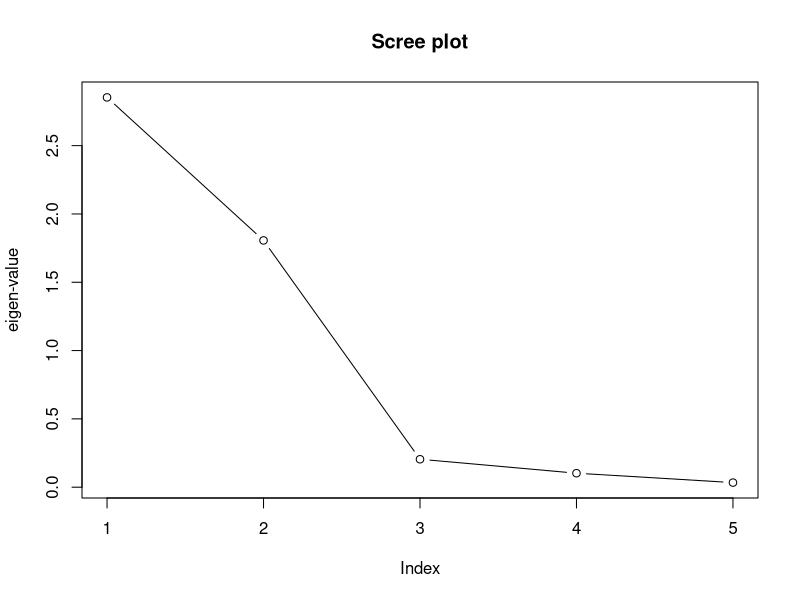
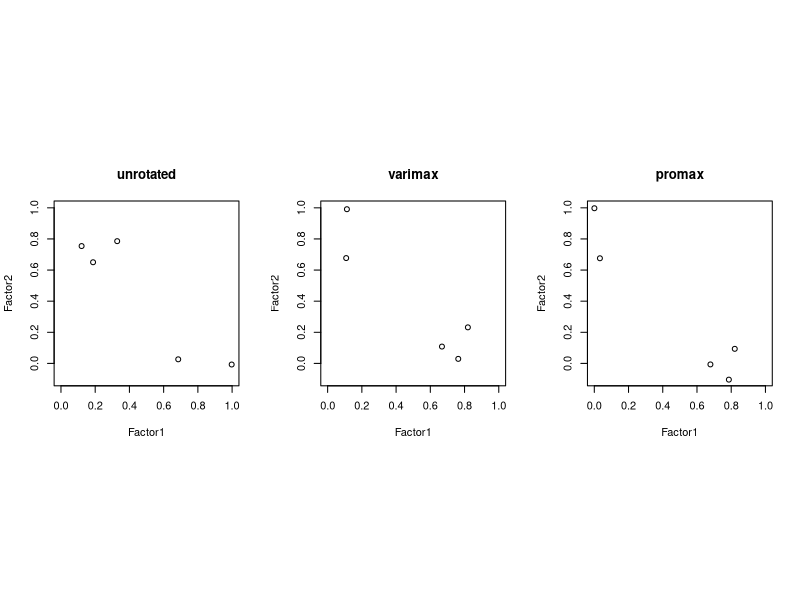
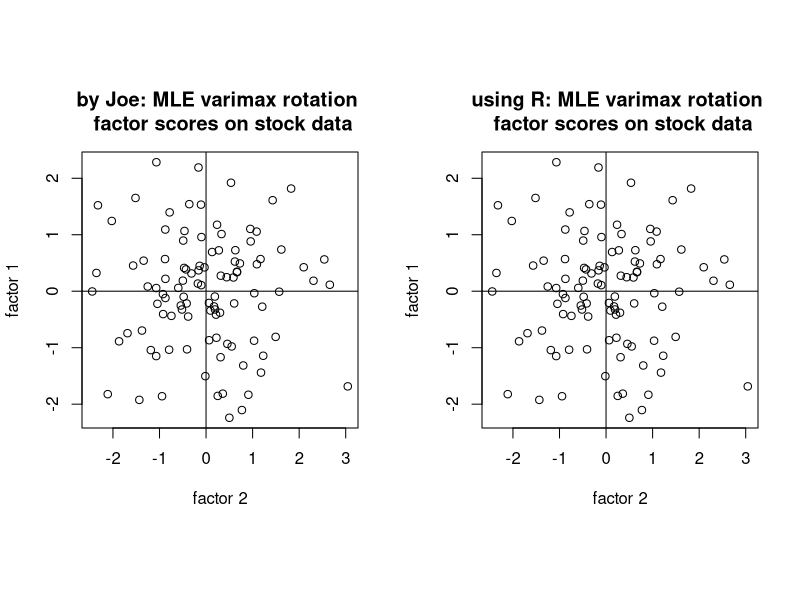

Write the R code that produced these figures, in order.
## ---- chunk 1
knitr::opts_chunk$set(echo = TRUE)
library(dplyr)
library(knitr)
## ---- chunk 2
consumer_pref_cormat <- 
  matrix(c(1,0.02,0.96,0.42,0.01,0.02,1,0.13,0.71,0.85,0.96,0.13,1,0.50,0.11,
0.42,0.71,0.50,1,0.79,0.01,0.85,0.11,0.79,1),5,5,byrow=TRUE)

rownames( consumer_pref_cormat ) <- c("taste","good buy for money", "flavour", "suitable for snack", "provides lots energy")
colnames( consumer_pref_cormat ) <- c("taste","good buy for money", "flavour", "suitable for snack", "provides lots energy")

consumer_pref_cormat
## ---- chunk 3

plot( eigen(consumer_pref_cormat)$values,
      type = "b",
      ylab = "eigen-value",
      main = "Scree plot"
)
## ---- chunk 4
p <- 5
sum( eigen(consumer_pref_cormat)$values[1:2] )/p
sum( eigen(consumer_pref_cormat)$values[1:2] )/sum( diag(consumer_pref_cormat) )
## ---- chunk 5
eigenval <- eigen(consumer_pref_cormat)$values
eigenvec <- eigen(consumer_pref_cormat)$vectors

L <- cbind( sqrt(eigenval[1])*eigenvec[,1], sqrt(eigenval[2])*eigenvec[,2] )
L
## ---- chunk 6
communalities <- 
    apply( L,
           MAR = 1,        # for each row of L L^T 
           function(row_i){ sum(row_i^2) }
    )

names(communalities) <- rownames(consumer_pref_cormat)
communalities
## ---- chunk 7
specific_variances <- 1-communalities
specific_variances
diag( consumer_pref_cormat - L%*%t(L) )
## ---- chunk 8

raw_stock_data <- 
matrix( c(
 0.0130338, -0.0078431, -0.0031889, -0.0447693,  0.0052151,
 0.0084862,  0.0166886, -0.0062100,  0.0119560,  0.0134890,
-0.0179153, -0.0086393,  0.0100360,  0.0000000, -0.0061428,
 0.0215589, -0.0034858,  0.0174353, -0.0285917, -0.0069534,
 0.0108225,  0.0037167, -0.0101345,  0.0291900,  0.0409751,
 0.0101713, -0.0121978, -0.0083768,  0.0137083,  0.0029895,
 0.0111288,  0.0280044,  0.0080721,  0.0305433,  0.0032290,
 0.0484801, -0.0051480,  0.0182495,  0.0063348,  0.0076752,
-0.0344914, -0.0137991, -0.0080468, -0.0299011, -0.0108108,
-0.0046596,  0.0209882, -0.0060841, -0.0203940, -0.0126677,
-0.0018205, -0.0055675, -0.0107587, -0.0089898, -0.0183648,
 0.0148515,  0.0346684, -0.0060004,  0.0362855,  0.0287032,
-0.0092426, -0.0052029,  0.0047161,  0.0264916,  0.0129547,
-0.0458668, -0.0278243, -0.0142696,  0.0374776,  0.0332022,
-0.0244432, -0.0182914,  0.0059048, -0.0259572, -0.0202333,
-0.0183742, -0.0140289,  0.0011361,  0.0073284, -0.0097182,
-0.0297788, -0.0284571, -0.0164555,  0.0310847,  0.0164377,
-0.0225080, -0.0228833,  0.0344231, -0.0062006,  0.0067584,
 0.0119617, -0.0067916,  0.0185908, -0.0193632, -0.0153440,
 0.0209811,  0.0240509,  0.0129586,  0.0355419,  0.0150962,
 0.0118669,  0.0025328, -0.0036036,  0.0021186,  0.0028784,
 0.0140160,  0.0172255,  0.0003617,  0.0150106,  0.0141115,
-0.0149506,  0.0031610, -0.0001808,  0.0310352,  0.0226415,
 0.0203322, -0.0148548, -0.0182607, -0.0028283, -0.0161439,
 0.0112265, -0.0221613, -0.0051565, -0.0247164,  0.0105485,
-0.0327505, -0.0158879, -0.0037023,  0.0143332,  0.0164695,
-0.0261119, -0.0313390,  0.0156076,  0.0024575,  0.0082154,
 0.0182675,  0.0156863, -0.0219539, -0.0498468, -0.0110910,
 0.0219907,  0.0043436,  0.0136551,  0.0152655,  0.0217441,
-0.0331257, -0.0204229, -0.0101495, -0.0186362, -0.0255376,
 0.0213763,  0.0188864,  0.0210664,  0.0228744,  0.0013793,
 0.0484518,  0.0440539,  0.0087639,  0.0160338,  0.0073462,
 0.0276183,  0.0168319,  0.0104977,  0.0004153,  0.0043300,
 0.0031932,  0.0024943,  0.0103887,  0.0228311,  0.0356251,
-0.0010610,  0.0085953, -0.0023046, -0.0040584,  0.0065732,
-0.0037175, -0.0060552,  0.0035537,  0.0114099,  0.0211145,
 0.0023987, -0.0597924, -0.0118626, -0.0251813, -0.0110851,
 0.0148897,  0.0163187,  0.0265185,  0.0200455,  0.0219875,
-0.0089075, -0.0068477,  0.0047129,  0.0129660,  0.0196161,
-0.0227333, -0.0140276, -0.0069493,  0.0024000, -0.0165494,
-0.0329997, -0.0313480, -0.0362141,  0.0055866, -0.0065208,
 0.0302098,  0.0522778,  0.0317662,  0.0267857,  0.0105865,
 0.0195493,  0.0395079,  0.0381773,  0.0216425,  0.0238843,
-0.0045273,  0.0204825,  0.0174547,  0.0253452,  0.0059341,
-0.0446763, -0.0408118, -0.0163225, -0.0035049, -0.0008137,
 0.0070008,  0.0060451,  0.0154081,  0.0320252,  0.0252443,
 0.0100111,  0.0048532, -0.0016675, -0.0050224, -0.0266084,
-0.0112885,  0.0057498,  0.0100217, -0.0173067, -0.0024480,
 0.0236703,  0.0155500, -0.0162064,  0.0001835, -0.0069530,
 0.0165941,  0.0457104,  0.0065557,  0.0284299,  0.0434514,
-0.0040139, -0.0118432, -0.0041750,  0.0039237, -0.0136175,
-0.0069855,  0.0098061,  0.0003354, -0.0261148, -0.0286114,
-0.0154221, -0.0233060, -0.0238055,  0.0113097,  0.0257467,
-0.0252817,  0.0088378, -0.0094453,  0.0075758, -0.0124498,
 0.0039470,  0.0094174,  0.0067614,  0.0241676,  0.0164701,
 0.0188149,  0.0379692,  0.0154985,  0.0510400,  0.0784157,
-0.0055127, -0.0075251, -0.0111921, -0.0044903,  0.0198479,
-0.0260532, -0.0168492, -0.0080604,  0.0432676,  0.0587486,
 0.0128059, -0.0059983,  0.0013831,  0.0148919,  0.0649373,
 0.0146108,  0.0025862,  0.0100138,  0.0362891,  0.0048395,
-0.0373858, -0.0126827, -0.0114530, -0.0272533, -0.0396532,
-0.0028769, -0.0195950, -0.0070897, -0.0100172,  0.0262454,
-0.0300058, -0.0497446, -0.0167189, -0.0507510, -0.0583157,
-0.0193337,  0.0021033,  0.0178888,  0.0154897,  0.0262930,
 0.0172884,  0.0174907,  0.0022620,  0.0195178, -0.0089331,
-0.0163983,  0.0077928, -0.0072917, -0.0358752, -0.0636054,
 0.0275841,  0.0125085, -0.0078699,  0.0196896,  0.0573919,
 0.0176991,  0.0233603,  0.0216816, -0.0127639, -0.0401924,
 0.0034783, -0.0079017,  0.0050035,  0.0071275,  0.0100215,
-0.0323512, -0.0146018, -0.0084120, -0.0482225, -0.0628987,
 0.0465672,  0.0410867,  0.0349723,  0.0152170,  0.0056721,
-0.0071306, -0.0107828, -0.0086986,  0.0303185,  0.0517014,
-0.0071818,  0.0058862,  0.0091124, -0.0064473,  0.0060779,
-0.0031829,  0.0017339, -0.0006689,  0.0064892,  0.0214996,
 0.0182874, -0.0038944,  0.0046854,  0.0619937,  0.0431379,
-0.0142531, -0.0106429, -0.0141572,  0.0001557, -0.0450225,
-0.0046270, -0.0169045,  0.0089542,  0.0390661,  0.0027938,
-0.0072632,  0.0075927,  0.0000000, -0.0049431,  0.0186314,
 0.0301434, -0.0019947,  0.0261219, -0.0307090, -0.0208547,
-0.0071023, -0.0430824, -0.0177872, -0.0518714,  0.0230447,
-0.0128755, -0.0109074, -0.0066456,  0.0167076, -0.0126280,
 0.0028986,  0.0030502, -0.0073591,  0.0443048, -0.0112340,
-0.0265896, -0.0002339, -0.0033698,  0.0615551,  0.0561091,
 0.0068290,  0.0124006,  0.0076078, -0.0419997, -0.0365773,
-0.0259510, -0.0240351, -0.0303691, -0.0209345, -0.0068717,
 0.0136240,  0.0182335,  0.0086520,  0.0568640,  0.0387476,
 0.0209080,  0.0165116,  0.0089209, -0.0230172,  0.0416320,
 0.0049737,  0.0187600,  0.0023805,  0.0123049,  0.0078337,
-0.0262009, -0.0044914, -0.0166243, -0.0096353,  0.0020622,
-0.0041854,  0.0060907, -0.0067276,  0.0134710, -0.0045908,
 0.0090063, -0.0022422,  0.0000000, -0.0429774, -0.0620229,
 0.0053555, -0.0083146,  0.0069469, -0.0188272, -0.0161072,
 0.0307783, -0.0160888,  0.0031045, -0.0539478, -0.0556609,
 0.0373241,  0.0359281,  0.0252751,  0.0581879,  0.0169708,
 0.0238029,  0.0031125, -0.0068757,  0.0122545,  0.0281715,
 0.0256826,  0.0525266,  0.0406957, -0.0316623, -0.0188482,
-0.0060622,  0.0086334,  0.0058413,  0.0445584,  0.0305941,
 0.0217449,  0.0229645,  0.0291983,  0.0084395,  0.0319296,
 0.0033740, -0.0153061, -0.0238245, -0.0016738, -0.0172270,
 0.0033626,  0.0029016, -0.0030507, -0.0012193, -0.0097005,
 0.0170147,  0.0095061,  0.0181994, -0.0161758, -0.0075614,
 0.0103929, -0.0026612,  0.0044290, -0.0024818, -0.0164502,
-0.0127948, -0.0143678, -0.0187402, -0.0049759, -0.0163732
),
byrow=TRUE,
ncol = 5
)

colnames(raw_stock_data) <- 
    c("JP Morgan",
      "Citibank",
      "Wells Fargo",
      "Royal Dutch Shell",
      "Texaco"
      )  

kable(raw_stock_data)
## ---- chunk 9
factor_anal_MLE <- factanal( covmat = cor(raw_stock_data),
                             factors = 2,
                             rotation = "none"
                            )
factor_anal_MLE
## ---- chunk 10
L <- factor_anal_MLE$loadings[,1:2]
L
Psi <- diag(factor_anal_MLE$uniquenesses) 
Psi

kable(
  cor(raw_stock_data) - L%*%t(L) - Psi
)
## ---- chunk 11
x <- runif(100, -100, 100)
n <- length(x)

var(x)          # R divides by (n-1) not (n) for an unbiased estimate of variance
(1/(n-1)) * sum( (x - mean(x))^2 )
(1/(n-1)) * (  sum( x^2 ) - (1/(n))*( sum(x) )^2  ) 
## ---- chunk 12
consumer_pref_cormat
## ---- chunk 13
L <- cbind( sqrt(eigenval[1])*eigenvec[,1], sqrt(eigenval[2])*eigenvec[,2] )
## ---- chunk 14
varimax(L)
## ---- chunk 15
T_rotmat <- varimax(L)$rotmat
varimax_rotated_loadings <- L%*%T_rotmat
rownames(varimax_rotated_loadings) <- rownames(consumer_pref_cormat)
colnames(varimax_rotated_loadings) <- paste("factor", 1:2, sep="")
varimax_rotated_loadings
## ---- chunk 16
total_variance <- sum(diag(consumer_pref_cormat))
total_variance

cbind( factor1 = sum(varimax_rotated_loadings[,1]^2) / total_variance,
       factor1 = sum(varimax_rotated_loadings[,2]^2) / total_variance
      )
## ---- chunk 17
unrotated <-  factanal( covmat = cor(raw_stock_data),
                        factors = 2,
                        rotation = "none"
                      )
varimax <-  factanal( covmat = cor(raw_stock_data),
                        factors = 2,
                        rotation = "varimax"
                      )

promax <-factanal( covmat = cor(raw_stock_data),
                   factors = 2,
                   rotation = "promax"
                 )

par( mfrow=c(1,3), pty="s" )
plot( unrotated$loadings, xlim=c(0,1), ylim=c(-0.1,1), main="unrotated" )
plot( varimax$loadings, xlim=c(0,1), ylim=c(-0.1,1), main="varimax" )
plot( promax$loadings, xlim=c(0,1), ylim=c(-0.1,1), main="promax" )
## ---- chunk 18
head(raw_stock_data)
## ---- chunk 19
factor_anal_MLE <- factanal( x = raw_stock_data,
                             factors = 2,
                             rotation = "varimax",
                             scores = "Bartlett"
                            )
factor_anal_MLE
## ---- chunk 20
L_varimax <- factor_anal_MLE$loadings[,1:2] 
specific_variances <- diag(factor_anal_MLE$uniquenesses) 

x_bar <- colMeans(raw_stock_data)

factor_scores_stock_data <-
   apply( scale(raw_stock_data),          # we use our standardised data 
          MAR = 1,            # apply to each row
          function(x_row){
                   solve( 
                          t(L_varimax) %*%        # L'
                          solve(specific_variances) %*%   # Psi^-1
                          L_varimax               # L
                        ) %*%
                  t(L_varimax) %*%                # L'
                  solve(specific_variances) %*%   # Psi^-1
                  x_row                  # x = (x - x_bar) because data is standardised            
          }
        ) %>% 
  t(.)

colnames( factor_scores_stock_data ) <- c("factor1", "factor2")

head(factor_scores_stock_data)

head( factor_anal_MLE$scores )

par(mfrow=c(1,2), pty="s")
plot( y = factor_scores_stock_data[,"factor2"],
      x = factor_scores_stock_data[,"factor1"],
      ylab = "factor 1",
      xlab = "factor 2",
      main = "by Joe: MLE varimax rotation \n factor scores on stock data"  
    )
abline( v=0, h=0)

plot( y = factor_anal_MLE$scores[,2],
      x = factor_anal_MLE$scores[,1],
      ylab = "factor 1",
      xlab = "factor 2",
      main = "using R: MLE varimax rotation \n factor scores on stock data"  
    )
abline( v=0, h=0)

## ---- chunk 21
# get the regression factor scores manually:
factor_scores_stock_data <-
   apply( scale(raw_stock_data),          # we use our standardised data 
          MAR = 1,            # apply to each row
          function(x_row){
                    t(L_varimax) %*%
                        solve(cor(raw_stock_data)) %*%
                    x_row                           # don't need to subtract x_bar because standardised data
          }
        ) %>% 
  t(.)

colnames(factor_scores_stock_data) <- c("factor1","factor2")

# get the regression factor scores in R:
factor_anal_MLE <- factanal( x = raw_stock_data,
                             factors = 2,
                             rotation = "varimax",
                             scores = "regression"
                            )

head(factor_anal_MLE$scores, 10)
head(factor_scores_stock_data, 10)
